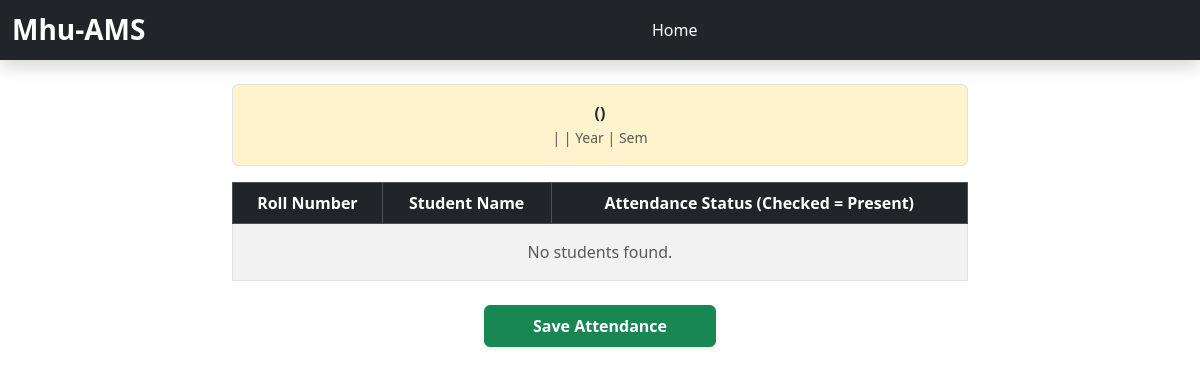
/teacher/insert_attendence.php (signed in), run on an earlier commit of the app's database.
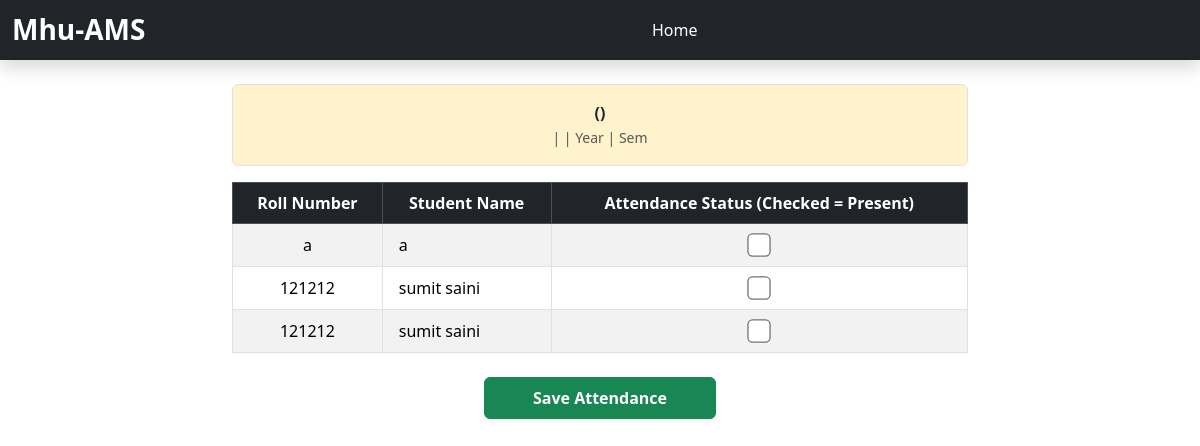
And on a later commit of the database.
### tables this page shows
CREATE TABLE `students` (
  `id` int(11) NOT NULL,
  `name` varchar(122) NOT NULL,
  `roll_number` varchar(122) NOT NULL,
  `faculty` varchar(111) NOT NULL,
  `course` varchar(111) NOT NULL,
  `year` int(11) NOT NULL,
  `sem` int(11) NOT NULL,
  `subject_code` varchar(244) NOT NULL,
  `subject_name` varchar(234) NOT NULL
);

### teacher/insert_attendence.php (the view, shortened to what this page needs)
<?php
include "../db_connect.php";
$subject_name = $_POST['subject_name'];
$subject_code = $_POST['subject_code'];
$faculty_name = $_POST['faculty_name'];
$course_name = $_POST['course_name'];
$year = $_POST['year'];
$semester = $_POST['semester'];
?>
<!doctype html>
<html lang="en" data-bs-theme="light">
<head>
    <link href="https://cdn.jsdelivr.net/npm/bootstrap@5.3.8/dist/css/bootstrap.min.css" rel="stylesheet"
 />
</head>
<body>
    <header>
        <nav class="navbar navbar-dark bg-dark shadow">
            <div class="container-fluid">
                <span class="navbar-brand mb-0 h1 fs-3 fw-bold">Mhu-AMS</span>
                <a href="index.php" class="text-white text-decoration-none">Home</a>
            </div>
        </nav>
    </header>
    <main class="container my-4">
        <div class="row justify-content-center">
            <div class="col-md-10 col-lg-8">
                <div class="bg-warning-subtle border p-3 rounded mb-3 text-center">
                    <strong><?php echo htmlspecialchars($subject_name) . " (" . htmlspecialchars($subject_code) . ")"; ?></strong><br>
                    <small class="text-muted"><?php echo htmlspecialchars($faculty_name) . " | " . htmlspecialchars($course_name) . " | Year " . htmlspecialchars($year) . " | Sem " . htmlspecialchars($semester); ?></small>
                </div>
                <form action="save_attendance.php" method="POST">
                    <table class='table table-striped table-bordered text-center align-middle'>
                        <thead class='table-dark'>
                            <tr>
                                <th>Roll Number</th>
                                <th>Student Name</th>
                                <th>Attendance Status (Checked = Present)</th>
                            </tr>
                        </thead>
                        <tbody>
                            <?php
                            $query = "SELECT * FROM students";
                            $result = mysqli_query($conn, $query);
                            if ($result && mysqli_num_rows($result) > 0) {
                                while ($row = mysqli_fetch_assoc($result)) {
                                    $roll_number = isset($row['roll_number']) ? $row['roll_number'] : $row['id'];
                                    $student_name = $row['name'];
                                    echo "
                                    <tr>
                                        <td>" . htmlspecialchars($roll_number) . "</td>
                                        <td class='text-start ps-3'>
                                            " . htmlspecialchars($student_name) . "
                                            <input type='hidden' name='student_names[" . htmlspecialchars($roll_number) . "]' value='" . htmlspecialchars($student_name) . "'>
                                        </td>
                                        <td>
                                            <input type='hidden' name='attendance[" . htmlspecialchars($roll_number) . "]' value='Absent'>
                                            <div class='form-check d-flex justify-content-center'>
                                                <input class='form-check-input p-2 border border-secondary' type='checkbox' style='transform: scale(1.3);' name='attendance[" . htmlspecialchars($roll_number) . "]' value='Present' >
                                            </div>
                                        </td>
                                    </tr>";
                                }
                            } else {
                                echo "<tr><td colspan='3' class='text-muted py-3'>No students found.</td></tr>";
                            }
                            ?>
                        </tbody>
                    </table>
                    <div class="text-center my-4">
                        <button type="submit" name="insert_attendance" class="btn btn-success px-5 py-2 fw-bold shadow-sm">Save Attendance</button>
                    </div>
                </form>
            </div>
        </div>
    </main>
</body>
</html>

What changed in the data, as far as the page shows it:
added students: roll_number "a", name "a"
added students: roll_number "121212", name "sumit saini"
added students: roll_number "121212", name "sumit saini"
Also different on the page:
text no longer shown: "No students found."
